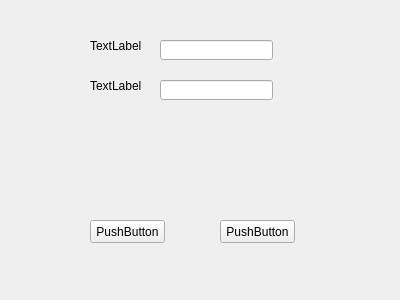
<?xml version="1.0" encoding="UTF-8"?>
<ui version="4.0">
 <class>Form</class>
 <widget class="QWidget" name="Form">
  <property name="geometry">
   <rect>
    <x>0</x>
    <y>0</y>
    <width>400</width>
    <height>300</height>
   </rect>
  </property>
  <property name="windowTitle">
   <string>Form</string>
  </property>
  <widget class="QPushButton" name="pushButton">
   <property name="geometry">
    <rect>
     <x>90</x>
     <y>220</y>
     <width>75</width>
     <height>23</height>
    </rect>
   </property>
   <property name="text">
    <string>PushButton</string>
   </property>
  </widget>
  <widget class="QPushButton" name="pushButton_2">
   <property name="geometry">
    <rect>
     <x>220</x>
     <y>220</y>
     <width>75</width>
     <height>23</height>
    </rect>
   </property>
   <property name="text">
    <string>PushButton</string>
   </property>
  </widget>
  <widget class="QLineEdit" name="lineEdit">
   <property name="geometry">
    <rect>
     <x>160</x>
     <y>40</y>
     <width>113</width>
     <height>20</height>
    </rect>
   </property>
  </widget>
  <widget class="QLabel" name="label">
   <property name="geometry">
    <rect>
     <x>90</x>
     <y>40</y>
     <width>54</width>
     <height>12</height>
    </rect>
   </property>
   <property name="text">
    <string>TextLabel</string>
   </property>
  </widget>
  <widget class="QLineEdit" name="lineEdit_2">
   <property name="geometry">
    <rect>
     <x>160</x>
     <y>80</y>
     <width>113</width>
     <height>20</height>
    </rect>
   </property>
  </widget>
  <widget class="QLabel" name="label_2">
   <property name="geometry">
    <rect>
     <x>90</x>
     <y>80</y>
     <width>54</width>
     <height>12</height>
    </rect>
   </property>
   <property name="text">
    <string>TextLabel</string>
   </property>
  </widget>
 </widget>
 <resources/>
 <connections/>
</ui>
